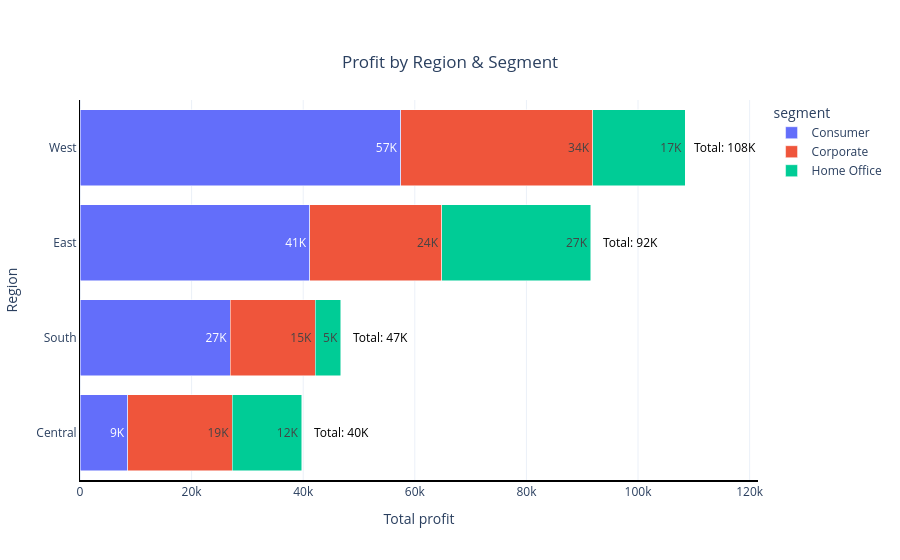

Write notebook code for a chart like this one.
### Markdown cell above
># 4) Stacked Bar Chart 
>>## How is profit distributed across segments within each region?

### Code cell
pro_reg_seg=df.groupby(["region","segment"])["profit"].sum().reset_index()
pro_reg_seg=pro_reg_seg.sort_values("profit",ascending=False)

Total_profit=pro_reg_seg.groupby("region").sum().reset_index()

fig_Stacked_Bar=px.bar(
    pro_reg_seg,
    x="profit",
    y="region",
    title="Profit by Region & Segment",
    color="segment",
    text=pro_reg_seg["profit"]/1000,
    orientation="h",
    barmode  = 'stack',
)

fig_Stacked_Bar.update_yaxes(autorange="reversed")


fig_Stacked_Bar.update_traces(
    texttemplate='%{text:.0f}K',
    textposition="inside"
)

for i, row in Total_profit.iterrows():
    fig_Stacked_Bar.add_annotation(
        x=row["profit"],
        y=row["region"],
        text=f"Total: {row['profit']/1000:.0f}K",
        showarrow=False,
        xshift=40,
        font=dict(size=12, color="black")
    )


fig_Stacked_Bar.update_layout(
    xaxis_title="Total profit",
    yaxis_title="Region",
    xaxis_showgrid=True,
    template="plotly_white",
    legend_title="segment",
    title={ "text": "Profit by Region & Segment",
    "x": 0.5,
    "y": 0.9,
    "xanchor": "center"}
    
)

fig_Stacked_Bar.update_xaxes(showline=True, linewidth=2, linecolor='black')
fig_Stacked_Bar.update_yaxes(showline=True, linewidth=1, linecolor='black')


fig_Stacked_Bar.show()

### Figure 1 — Plotly figure (JSON) as saved in the notebook; plotly's stock layout.template omitted (floating-point values rounded to 4 significant figures)
{"data": [{"hovertemplate": "segment=Consumer<br>profit=%{x}<br>region=%{y}<br>text=%{text}<extra></extra>", "legendgroup": "Consumer", "marker": {"color": "#636efa", "pattern": {"shape": ""}}, "name": "Consumer", "orientation": "h", "showlegend": true, "text": [57.45, 41.19, 26.91, 8.564], "textposition": "inside", "texttemplate": "%{text:.0f}K", "type": "bar", "x": [57450.0, 41190.0, 26910.0, 8564.0], "xaxis": "x", "y": ["West", "East", "South", "Central"], "yaxis": "y"}, {"hovertemplate": "segment=Corporate<br>profit=%{x}<br>region=%{y}<br>text=%{text}<extra></extra>", "legendgroup": "Corporate", "marker": {"color": "#EF553B", "pattern": {"shape": ""}}, "name": "Corporate", "orientation": "h", "showlegend": true, "text": [34.44, 23.62, 18.7, 15.22], "textposition": "inside", "texttemplate": "%{text:.0f}K", "type": "bar", "x": [34440.0, 23620.0, 18700.0, 15220.0], "xaxis": "x", "y": ["West", "East", "Central", "South"], "yaxis": "y"}, {"hovertemplate": "segment=Home Office<br>profit=%{x}<br>region=%{y}<br>text=%{text}<extra></extra>", "legendgroup": "Home Office", "marker": {"color": "#00cc96", "pattern": {"shape": ""}}, "name": "Home Office", "orientation": "h", "showlegend": true, "text": [26.71, 16.53, 12.44, 4.621], "textposition": "inside", "texttemplate": "%{text:.0f}K", "type": "bar", "x": [26710.0, 16530.0, 12440.0, 4621.0], "xaxis": "x", "y": ["East", "West", "Central", "South"], "yaxis": "y"}], "layout": {"annotations": [{"font": {"color": "black", "size": 12}, "showarrow": false, "text": "Total: 40K", "x": 39710.0, "xshift": 40, "y": "Central"}, {"font": {"color": "black", "size": 12}, "showarrow": false, "text": "Total: 92K", "x": 91520.0, "xshift": 40, "y": "East"}, {"font": {"color": "black", "size": 12}, "showarrow": false, "text": "Total: 47K", "x": 46750.0, "xshift": 40, "y": "South"}, {"font": {"color": "black", "size": 12}, "showarrow": false, "text": "Total: 108K", "x": 108400.0, "xshift": 40, "y": "West"}], "barmode": "stack", "legend": {"title": {"text": "segment"}, "tracegroupgap": 0}, "title": {"text": "Profit by Region & Segment", "x": 0.5, "xanchor": "center", "y": 0.9}, "xaxis": {"anchor": "y", "domain": [0, 1], "linecolor": "black", "linewidth": 2, "showgrid": true, "showline": true, "title": {"text": "Total profit"}}, "yaxis": {"anchor": "x", "autorange": "reversed", "domain": [0, 1], "linecolor": "black", "linewidth": 1, "showline": true, "title": {"text": "Region"}}}}
